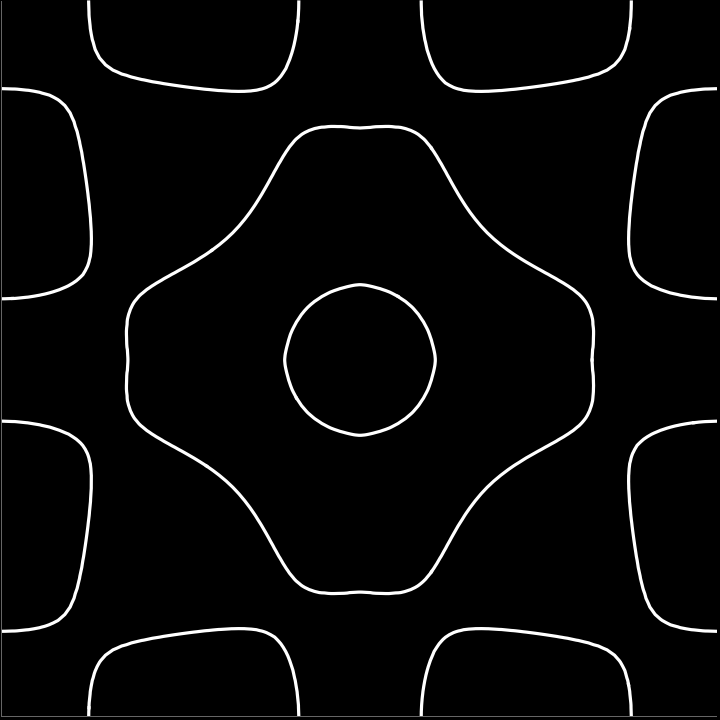
#> input picture ReverseFit/Freq965C182508.PNG, 720 x 720 px, given in place of figure_965.png, which was not available
$ python compare_images2.py
#> lines starting #> are read from the running program, lines starting #| are printed output that depends on the picture; after the words box and inside, x2 and y2 are one past the last pixel; in counts of white or black regions, pixels touching at a corner belong together; pictures that were not available may be replaced by others from this repository, and a replacement may not be noted
### src/compare.py
"""Compare two images in binary format using mean-squared-error"""

import numpy as np
from skimage import io, color
from skimage.filters import threshold_mean
from sklearn.metrics import mean_squared_error
from skimage.restoration import denoise_tv_chambolle


def read_image(filename, denoise=False):
    raw = io.imread(filename)
    if denoise:
        raw = denoise_tv_chambolle(raw, weight=0.2, channel_axis=-1)
    try:
        rgb = color.rgba2rgb(raw)
    except:
        rgb = raw
    finally:
        gray = color.rgb2gray(rgb)
    thresh = threshold_mean(gray)
    bool_array = gray > (thresh + (0.5*thresh))
    return bool_array * 1


def compare_images(exp_filename, theo_filename, exp_image=None, denoise=True):
    if exp_image is not None:
        exp = exp_image
    else:
        exp = read_image(exp_filename, denoise=denoise)
#> in read_image, raw is the input picture: shape (720, 720, 3); min 0, max 255, mean 7.4
#> in read_image, `thresh = threshold_mean(gray)`: thresh = 0.0291
#> in read_image, `bool_array = gray > (thresh + (0.5*thresh))`:
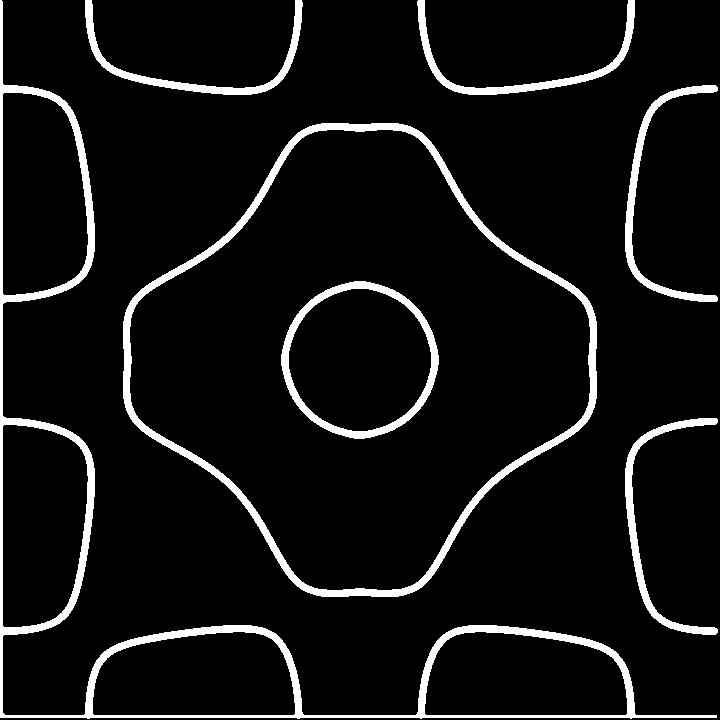
#> bool_array: shape (720, 720) bool; 7.2% white; 7 white regions, largest, box (x1, y1, x2, y2) and area: (0, 0, 717, 719) 13873, (123, 123, 597, 597) 10472, (281, 281, 439, 439) 3414
    theo = read_image(theo_filename)
#> call 2 of read_image, with denoise = False
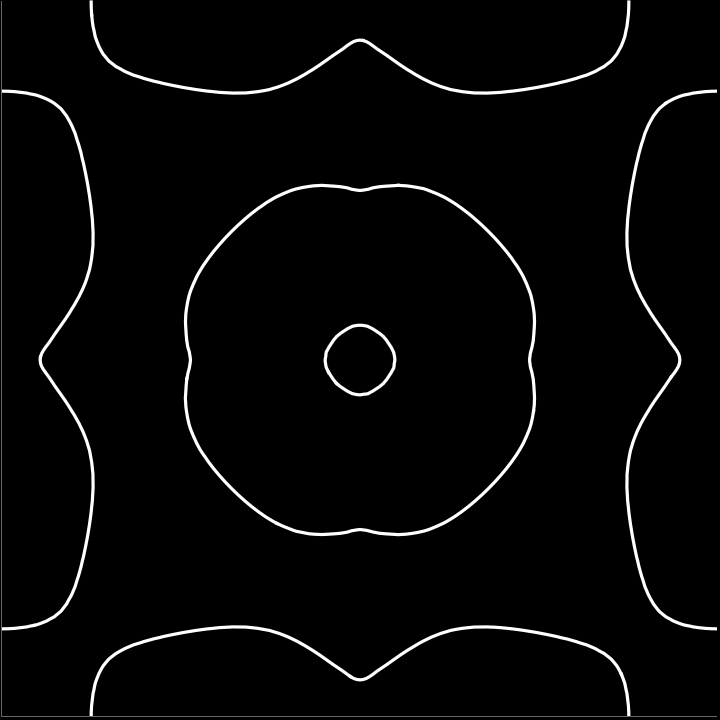
#> input picture ReverseFit/Freq965C212926.PNG, 720 x 720 px, found by its file name
#> in read_image, raw is the input picture: shape (720, 720, 3); min 0, max 255, mean 6.6
#> in read_image (call 2), `thresh = threshold_mean(gray)`: thresh = 0.026
#> in read_image (call 2), `bool_array = gray > (thresh + (0.5*thresh))`:
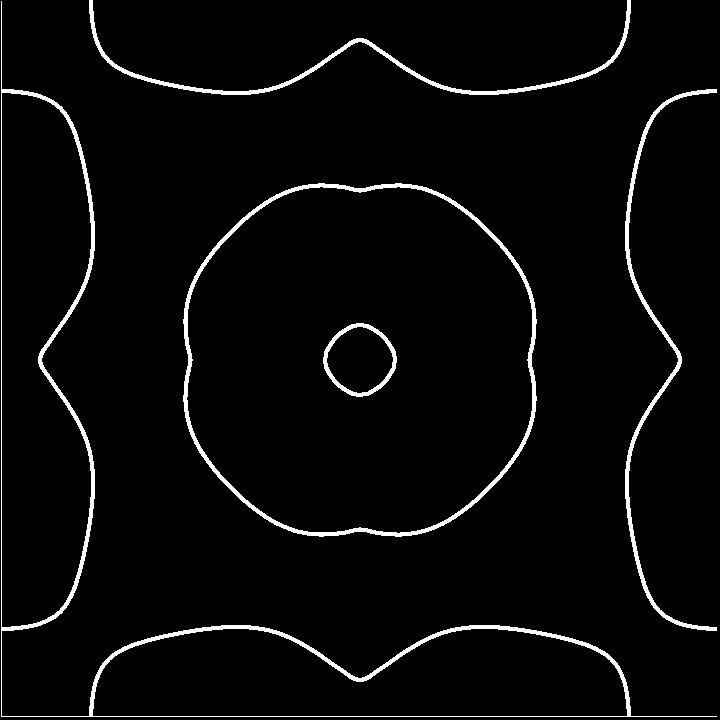
#> bool_array: shape (720, 720) bool; 3.5% white; 5 white regions, box (x1, y1, x2, y2) and area: (1, 1, 717, 717) 6967, (183, 183, 537, 537) 4779, (89, 0, 631, 95) 2794, (625, 89, 717, 631) 2769, (323, 323, 397, 397) 909

    error = mean_squared_error(exp, theo)
#> error = 0.0742

    return error


def binary_to_transparent(image, color=None):
    new_image = []
    for x in range(len(image)):
        new_x = []
        for y in range(len(image[x])):
            if image[x][y]:  # True is black
                if color == 'red':
                    new_y = [255, 0, 0, 0.5]
                elif color == 'blue':
                    new_y = [0, 0, 255, 0.5]
                elif color == 'yellow':
                    new_y = [255, 255, 0, 0.5]
                else:
                    new_y = [255, 255, 255, 0.5]
            else:
                new_y = [0,0,0,0.5]
            new_x.append(np.array(new_y))
        new_image.append(np.array(new_x))
    return np.array(new_image)


def add_figures(exp_filename, theo_filename):
    exp = read_image(exp_filename, denoise=True)
    theo = read_image(theo_filename)

    added = binary_to_transparent(exp) + binary_to_transparent(theo, color='yellow')
#> after the loop in binary_to_transparent, `for x in range(len(image)):`: new_image = 720 items

    return added

### src/compare_images2.py
from src.compare import compare_images, add_figures
import matplotlib.pyplot as plt


if __name__ == '__main__':
    theo = "/Users/jakebuchanan/code/chladni/ReverseFit/images/Freq965C212926.PNG"
    real = "figure_965.png"

    print(compare_images(real, theo))

    combine = add_figures(real, theo)
    plt.imshow(combine)
    plt.show()
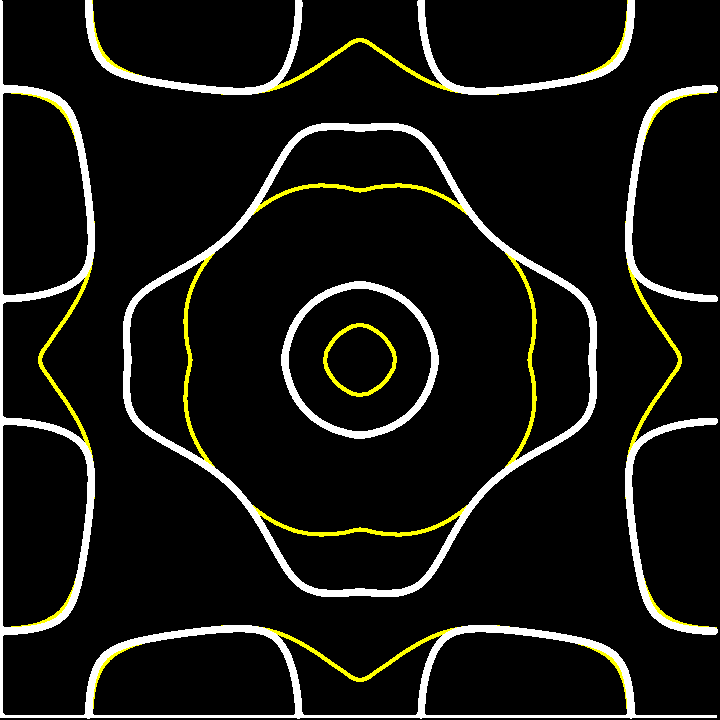
#> shown: shape (720, 720, 4) float64; mean R, G, B, A 0.0908, 0.0908, 0.0722, 1
